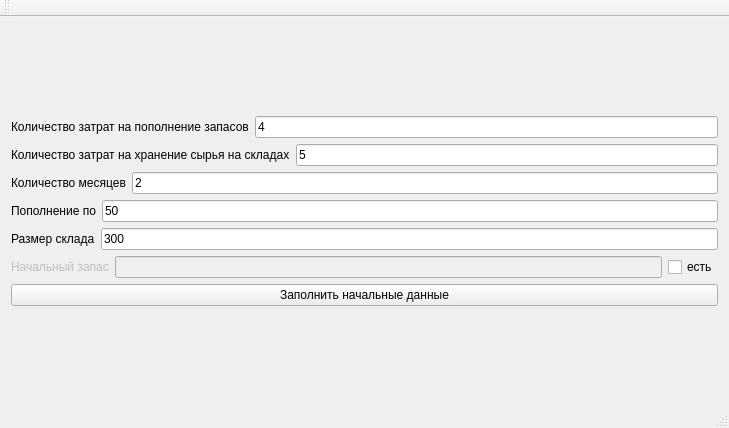
<?xml version="1.0" encoding="UTF-8"?>
<ui version="4.0">
 <class>MainWindow</class>
 <widget class="QMainWindow" name="MainWindow">
  <property name="geometry">
   <rect>
    <x>0</x>
    <y>0</y>
    <width>729</width>
    <height>428</height>
   </rect>
  </property>
  <property name="windowTitle">
   <string>MainWindow</string>
  </property>
  <widget class="QWidget" name="centralWidget">
   <layout class="QGridLayout" name="gridLayout">
    <item row="0" column="0">
     <layout class="QVBoxLayout" name="verticalLayout">
      <item>
       <layout class="QHBoxLayout" name="horizontalLayout">
        <item>
         <widget class="QLabel" name="labelInventory">
          <property name="text">
           <string>Количество затрат на пополнение запасов</string>
          </property>
         </widget>
        </item>
        <item>
         <widget class="QLineEdit" name="edtInventory">
          <property name="text">
           <string>4</string>
          </property>
         </widget>
        </item>
       </layout>
      </item>
      <item>
       <layout class="QHBoxLayout" name="horizontalLayout_2">
        <item>
         <widget class="QLabel" name="labelMaterials">
          <property name="text">
           <string>Количество затрат на хранение сырья на складах</string>
          </property>
         </widget>
        </item>
        <item>
         <widget class="QLineEdit" name="edtMaterials">
          <property name="text">
           <string>5</string>
          </property>
         </widget>
        </item>
       </layout>
      </item>
      <item>
       <layout class="QHBoxLayout" name="horizontalLayout_3">
        <item>
         <widget class="QLabel" name="labelT">
          <property name="text">
           <string>Количество месяцев</string>
          </property>
         </widget>
        </item>
        <item>
         <widget class="QLineEdit" name="edtT">
          <property name="text">
           <string>2</string>
          </property>
         </widget>
        </item>
       </layout>
      </item>
      <item>
       <layout class="QHBoxLayout" name="horizontalLayout_4">
        <item>
         <widget class="QLabel" name="labelDelta">
          <property name="text">
           <string>Пополнение по</string>
          </property>
         </widget>
        </item>
        <item>
         <widget class="QLineEdit" name="edtDelta">
          <property name="text">
           <string>50</string>
          </property>
         </widget>
        </item>
       </layout>
      </item>
      <item>
       <layout class="QHBoxLayout" name="horizontalLayout_5">
        <item>
         <widget class="QLabel" name="labelM">
          <property name="text">
           <string>Размер склада</string>
          </property>
         </widget>
        </item>
        <item>
         <widget class="QLineEdit" name="edtM">
          <property name="text">
           <string>300</string>
          </property>
         </widget>
        </item>
       </layout>
      </item>
      <item>
       <layout class="QHBoxLayout" name="horizontalLayout_6">
        <item>
         <widget class="QLabel" name="labelBeginMaterials">
          <property name="enabled">
           <bool>false</bool>
          </property>
          <property name="text">
           <string>Начальный запас</string>
          </property>
         </widget>
        </item>
        <item>
         <widget class="QLineEdit" name="edtBeginMaterials">
          <property name="enabled">
           <bool>false</bool>
          </property>
         </widget>
        </item>
        <item>
         <widget class="QCheckBox" name="checkBeginMaterials">
          <property name="text">
           <string>есть</string>
          </property>
         </widget>
        </item>
       </layout>
      </item>
      <item>
       <widget class="QPushButton" name="btnWrite">
        <property name="text">
         <string>Заполнить начальные данные</string>
        </property>
       </widget>
      </item>
     </layout>
    </item>
   </layout>
  </widget>
  <widget class="QMenuBar" name="menuBar">
   <property name="geometry">
    <rect>
     <x>0</x>
     <y>0</y>
     <width>729</width>
     <height>21</height>
    </rect>
   </property>
  </widget>
  <widget class="QToolBar" name="mainToolBar">
   <attribute name="toolBarArea">
    <enum>TopToolBarArea</enum>
   </attribute>
   <attribute name="toolBarBreak">
    <bool>false</bool>
   </attribute>
  </widget>
  <widget class="QStatusBar" name="statusBar"/>
 </widget>
 <layoutdefault spacing="6" margin="11"/>
 <resources/>
 <connections/>
</ui>
